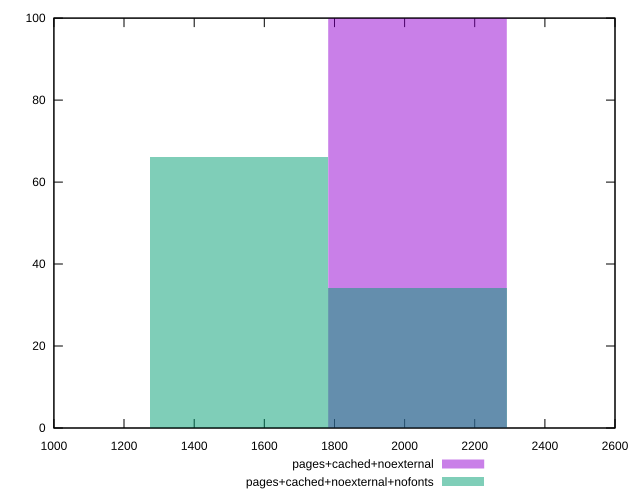

Here is the gnuplot script that generated this plot:
reset
set terminal svg size 640, 500
set output "reprap/first-cpu-idle/comparison/histogram/5_vs_6.svg"

$pagesCachedNoexternal <<EOF
2036.7089222051493 100
EOF

$pagesCachedNoexternalNofonts <<EOF
1527.531691653862 66
2036.7089222051493 34
EOF

set key outside below
set boxwidth 509.1772305512873
set yrange [0:100]
set style fill transparent solid 0.5 noborder

plot \
  $pagesCachedNoexternal title "pages+cached+noexternal" with boxes, \
  $pagesCachedNoexternalNofonts title "pages+cached+noexternal+nofonts" with boxes, \


reset
